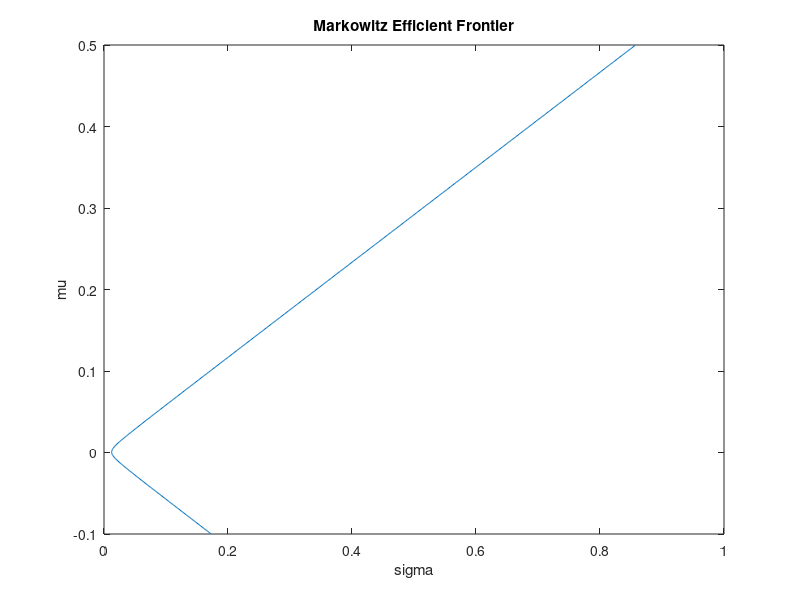

Source code (MATLAB):
m = [0.001931,-0.006452,-0.014734,-0.005513,0.004634,0.006811,0.008655,-0.002001,0.012379,0.002047];
C = [0.65620,0,0,0,0,0,0,0,0,0;
    0,0.040926,0,0,0,0,0,0,0,0;
    0,0,0.041361,0,0,0,0,0,0,0;
    0,0,0,0.031987,0,0,0,0,0,0;
    0,0,0,0,0.025953,0,0,0,0,0;
    0,0,0,0,0,0.072685,0,0,0,0;
    0,0,0,0,0,0,0.038677,0,0,0;
    0,0,0,0,0,0,0,0.054276,0,0;
    0,0,0,0,0,0,0,0,0.049770,0;
    0,0,0,0,0,0,0,0,0,0.027449];
idx = 1;

u = [1,1,1,1,1,1,1,1,1,1];
C = C.^2;
invC = inv(C);
minw = (u*invC)/(u*invC*u');
minsigma = sqrt(minw*C*minw');
minmu = minw*m'; 
mu = [];
sigma = [];
M = [m*invC*m',u*invC*m';
    m*invC*u',u*invC*u'];
detM = det(M);

for i = minmu-0.1:0.001:0.5
    
    A = [i,u*invC*m';
        1 u*invC*u'];
    B = [m*invC*m',i;
        m*invC*u',1];
    wOpt = (det(A)/detM)*m*invC + (det(B)/detM)*u*invC;
    mu(idx) = i;
    sigma(idx) = sqrt(wOpt*C*wOpt');
    idx = idx + 1;
end

plot(sigma,mu);
title('Markowitz Efficient Frontier');
xlabel('sigma');
ylabel('mu');